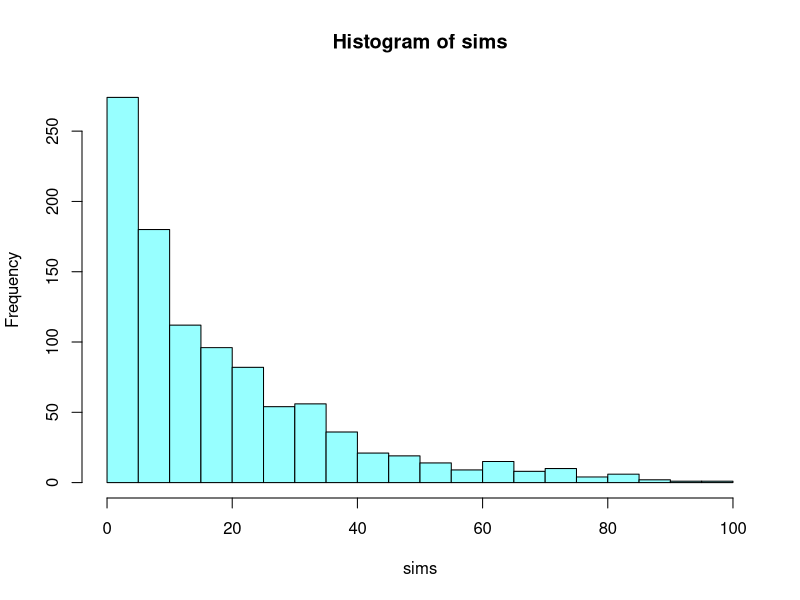
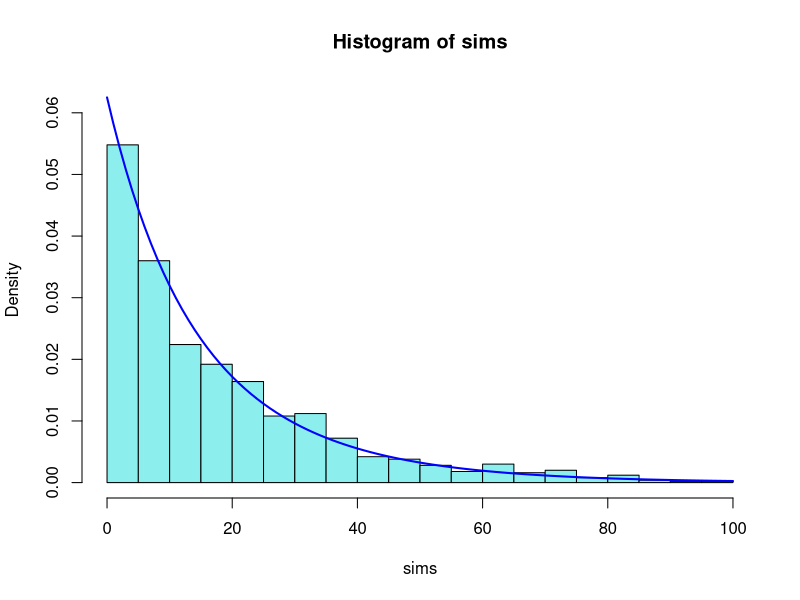

Write R code to recreate these figures, in order.
## ---- chunk 1
knitr::opts_chunk$set(echo = TRUE)
## ---- chunk 2
q=1/4
theta.1=10
theta.2=20
nsim=1000
sims=numeric(0)
for(i in 1:nsim){
coin=rbinom(1, size=1, prob=q)
if (coin==1) {
        new.sim=rexp(1, rate=1/theta.1)
} else {
        new.sim=rexp(1, rate=1/theta.2)
}
sims=c(sims,new.sim)
}
hist(sims, breaks=25, col="darkslategray1")
## ---- chunk 3
q*theta.1+(1-q)*theta.2
## ---- chunk 4
mean(sims)
## ---- chunk 5
hist(sims, breaks=25, prob=TRUE, col="darkslategray2", 
     ylim=c(0,q*dexp(0,rate=1/theta.1)+(1-q)*dexp(0, rate=1/theta.2)))
curve(q*dexp(x,rate=1/theta.1)+(1-q)*dexp(x, rate=1/theta.2), col="blue", lwd=2, add=TRUE)
